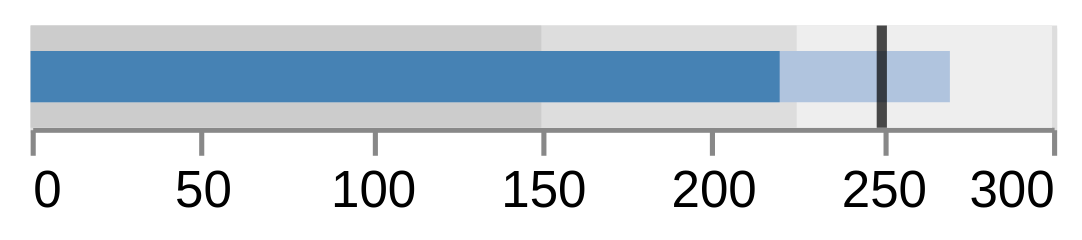

The Vega-Lite source for this figure:
### Vega specification from a JSON file in a GitHub repository (floating-point values rounded to 4 significant figures)
{"$schema": "https://vega.github.io/schema/vega/v5.json", "background": "white", "padding": 5, "width": 200, "height": 20, "style": "cell", "data": [{"name": "source_0", "values": [{"title": "Revenue", "subtitle": "US$, in thousands", "ranges": [150, 225, 300], "measures": [220, 270], "markers": [250]}]}, {"name": "data_0", "source": "source_0", "transform": [{"type": "formula", "expr": "datum[\"ranges\"] && datum[\"ranges\"][\"2\"]", "as": "ranges.2"}, {"type": "formula", "expr": "datum[\"ranges\"] && datum[\"ranges\"][\"1\"]", "as": "ranges.1"}, {"type": "formula", "expr": "datum[\"ranges\"] && datum[\"ranges\"][\"0\"]", "as": "ranges.0"}, {"type": "formula", "expr": "datum[\"measures\"] && datum[\"measures\"][\"1\"]", "as": "measures.1"}, {"type": "formula", "expr": "datum[\"measures\"] && datum[\"measures\"][\"0\"]", "as": "measures.0"}, {"type": "formula", "expr": "datum[\"markers\"] && datum[\"markers\"][\"0\"]", "as": "markers.0"}]}, {"name": "data_1", "source": "data_0", "transform": [{"type": "stack", "groupby": [], "field": "ranges\\.2", "sort": {"field": [], "order": []}, "as": ["ranges.2._start", "ranges.2._end"], "offset": "zero"}, {"type": "filter", "expr": "isValid(datum[\"ranges.2\"]) && isFinite(+datum[\"ranges.2\"])"}]}, {"name": "data_2", "source": "data_0", "transform": [{"type": "stack", "groupby": [], "field": "ranges\\.1", "sort": {"field": [], "order": []}, "as": ["ranges.1._start", "ranges.1._end"], "offset": "zero"}, {"type": "filter", "expr": "isValid(datum[\"ranges.1\"]) && isFinite(+datum[\"ranges.1\"])"}]}, {"name": "data_3", "source": "data_0", "transform": [{"type": "stack", "groupby": [], "field": "ranges\\.0", "sort": {"field": [], "order": []}, "as": ["ranges.0._start", "ranges.0._end"], "offset": "zero"}, {"type": "filter", "expr": "isValid(datum[\"ranges.0\"]) && isFinite(+datum[\"ranges.0\"])"}]}, {"name": "data_4", "source": "data_0", "transform": [{"type": "stack", "groupby": [], "field": "measures\\.1", "sort": {"field": [], "order": []}, "as": ["measures.1._start", "measures.1._end"], "offset": "zero"}, {"type": "filter", "expr": "isValid(datum[\"measures.1\"]) && isFinite(+datum[\"measures.1\"])"}]}, {"name": "data_5", "source": "data_0", "transform": [{"type": "stack", "groupby": [], "field": "measures\\.0", "sort": {"field": [], "order": []}, "as": ["measures.0._start", "measures.0._end"], "offset": "zero"}, {"type": "filter", "expr": "isValid(datum[\"measures.0\"]) && isFinite(+datum[\"measures.0\"])"}]}, {"name": "data_6", "source": "data_0", "transform": [{"type": "filter", "expr": "isValid(datum[\"markers.0\"]) && isFinite(+datum[\"markers.0\"])"}]}], "signals": [{"name": "height", "value": 20, "bind": {"input": "range", "min": 1, "max": 100, "step": 1}}, {"name": "innerBarSize", "update": "height/2"}], "marks": [{"name": "layer_0_marks", "type": "rect", "style": ["bar"], "from": {"data": "data_1"}, "encode": {"update": {"fill": {"value": "#eee"}, "ariaRoleDescription": {"value": "bar"}, "description": {"signal": "\"\" + \"ranges[2]\" + \": \" + (format(datum[\"ranges.2\"], \"\"))"}, "x": {"scale": "x", "field": "ranges\\.2\\._end"}, "x2": {"scale": "x", "field": "ranges\\.2\\._start"}, "yc": {"signal": "height", "mult": 0.5}, "height": {"signal": "height"}}}}, {"name": "layer_1_marks", "type": "rect", "style": ["bar"], "from": {"data": "data_2"}, "encode": {"update": {"fill": {"value": "#ddd"}, "ariaRoleDescription": {"value": "bar"}, "description": {"signal": "\"\" + \"ranges[1]\" + \": \" + (format(datum[\"ranges.1\"], \"\"))"}, "x": {"scale": "x", "field": "ranges\\.1\\._end"}, "x2": {"scale": "x", "field": "ranges\\.1\\._start"}, "yc": {"signal": "height", "mult": 0.5}, "height": {"signal": "height"}}}}, {"name": "layer_2_marks", "type": "rect", "style": ["bar"], "from": {"data": "data_3"}, "encode": {"update": {"fill": {"value": "#ccc"}, "ariaRoleDescription": {"value": "bar"}, "description": {"signal": "\"\" + \"ranges[0]\" + \": \" + (format(datum[\"ranges.0\"], \"\"))"}, "x": {"scale": "x", "field": "ranges\\.0\\._end"}, "x2": {"scale": "x", "field": "ranges\\.0\\._start"}, "yc": {"signal": "height", "mult": 0.5}, "height": {"signal": "height"}}}}, {"name": "layer_3_marks", "type": "rect", "style": ["bar"], "from": {"data": "data_4"}, "encode": {"update": {"fill": {"value": "lightsteelblue"}, "ariaRoleDescription": {"value": "bar"}, "description": {"signal": "\"\" + \"measures[1]\" + \": \" + (format(datum[\"measures.1\"], \"\"))"}, "x": {"scale": "x", "field": "measures\\.1\\._end"}, "x2": {"scale": "x", "field": "measures\\.1\\._start"}, "yc": {"signal": "height", "mult": 0.5}, "height": {"signal": "innerBarSize"}}}}, {"name": "layer_4_marks", "type": "rect", "style": ["bar"], "from": {"data": "data_5"}, "encode": {"update": {"fill": {"value": "steelblue"}, "ariaRoleDescription": {"value": "bar"}, "description": {"signal": "\"\" + \"measures[0]\" + \": \" + (format(datum[\"measures.0\"], \"\"))"}, "x": {"scale": "x", "field": "measures\\.0\\._end"}, "x2": {"scale": "x", "field": "measures\\.0\\._start"}, "yc": {"signal": "height", "mult": 0.5}, "height": {"signal": "innerBarSize"}}}}, {"name": "layer_5_marks", "type": "rect", "style": ["tick"], "from": {"data": "data_6"}, "encode": {"update": {"opacity": {"value": 0.7}, "fill": {"value": "black"}, "ariaRoleDescription": {"value": "tick"}, "description": {"signal": "\"\" + \"markers[0]\" + \": \" + (format(datum[\"markers.0\"], \"\"))"}, "xc": {"scale": "x", "field": "markers\\.0"}, "yc": {"signal": "height", "mult": 0.5}, "height": {"signal": "height"}, "width": {"value": 2}}}}], "scales": [{"name": "x", "type": "linear", "domain": {"fields": [{"data": "data_1", "field": "ranges\\.2\\._start"}, {"data": "data_1", "field": "ranges\\.2\\._end"}, {"data": "data_2", "field": "ranges\\.1\\._start"}, {"data": "data_2", "field": "ranges\\.1\\._end"}, {"data": "data_3", "field": "ranges\\.0\\._start"}, {"data": "data_3", "field": "ranges\\.0\\._end"}, {"data": "data_4", "field": "measures\\.1\\._start"}, {"data": "data_4", "field": "measures\\.1\\._end"}, {"data": "data_5", "field": "measures\\.0\\._start"}, {"data": "data_5", "field": "measures\\.0\\._end"}, {"data": "data_6", "field": "markers\\.0"}]}, "range": [0, {"signal": "width"}], "nice": false, "zero": true}], "axes": [{"scale": "x", "orient": "bottom", "grid": true, "tickCount": {"signal": "ceil(width/40)"}, "domain": false, "labels": false, "aria": false, "maxExtent": 0, "minExtent": 0, "ticks": false, "zindex": 0}, {"scale": "x", "orient": "bottom", "grid": false, "labelFlush": true, "labelOverlap": true, "tickCount": {"signal": "ceil(width/40)"}, "zindex": 0}]}
